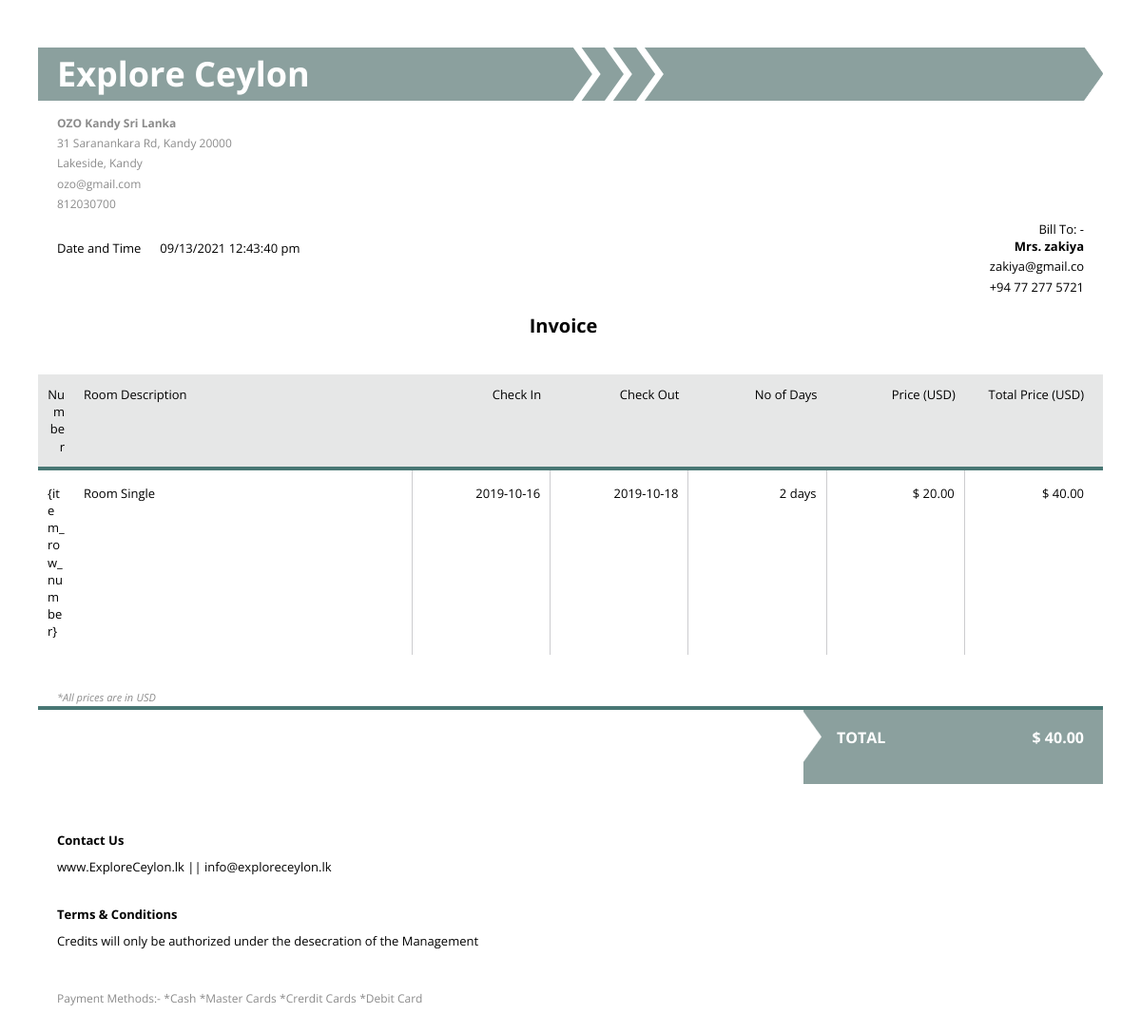
Screenshot of /invoice/template.php?reservation_id=2&hotel_id=1&room_id=1&user_id=5 with the database file from the repository.
### tables this page shows
CREATE TABLE `tbl_hotels` (
  `id` int(5) NOT NULL,
  `name` varchar(100) NOT NULL,
  `address` varchar(200) NOT NULL,
  `district_id` int(3) NOT NULL,
  `city` varchar(50) NOT NULL,
  `image` longblob NOT NULL,
  `description` text NOT NULL,
  `tel_no` int(12) NOT NULL,
  `lat` decimal(8,6) NOT NULL,
  `lan` decimal(9,6) NOT NULL,
  `type` varchar(50) NOT NULL,
  `status` varchar(20) NOT NULL,
  `date` date NOT NULL,
  `email` varchar(100) NOT NULL,
  `password` varchar(100) NOT NULL
);

CREATE TABLE `tbl_users` (
  `id` int(5) NOT NULL,
  `title` varchar(10) NOT NULL,
  `full_name` varchar(100) NOT NULL,
  `username` varchar(50) NOT NULL,
  `email` varchar(1000) NOT NULL,
  `password` varchar(50) NOT NULL,
  `gender` tinyint(4) DEFAULT NULL,
  `nationality` varchar(40) NOT NULL,
  `role` varchar(20) NOT NULL,
  `tel_no` char(15) NOT NULL,
  `date` date NOT NULL
);

CREATE TABLE `tbl_reservations` (
  `id` int(5) NOT NULL,
  `user_id` int(5) NOT NULL,
  `hotel_id` int(5) NOT NULL,
  `room_id` int(5) NOT NULL,
  `check_in` date NOT NULL,
  `check_out` date DEFAULT NULL,
  `no_of_guests` int(11) NOT NULL,
  `status` varchar(20) NOT NULL,
  `date` date NOT NULL
);

CREATE TABLE `tbl_rooms` (
  `id` int(5) NOT NULL,
  `hotel_id` int(5) NOT NULL,
  `room_id` varchar(20) NOT NULL,
  `type` varchar(100) NOT NULL,
  `image` longblob NOT NULL,
  `description` text NOT NULL,
  `available_rooms` int(4) NOT NULL,
  `price_perday` decimal(10,2) NOT NULL,
  `status` varchar(50) NOT NULL,
  `date` date NOT NULL
);

### invoice/template.php (the view, shortened to what this page needs)
<?php include "../includes/db.php"; ?>
<!DOCTYPE html>
<html lang="en">
  <head>
    <link rel="stylesheet" href="css/template.css">
  </head>
  <body>
    <div id="container">
      <section id="memo">
        <div class="company-name">
          <span>Explore Ceylon</span>
          <div class="right-arrow"></div>
        </div>
<?php
  if(isset($_GET['hotel_id']))
  {
    $get_hotel_id = $_GET['hotel_id'];
    $get_room_id = $_GET['room_id'];
    $get_user_id = $_GET['user_id'];
    $get_reservation_id = $_GET['reservation_id'];
  }
  $query_hotel = "SELECT * FROM tbl_hotels WHERE id ={$get_hotel_id} ORDER BY id DESC";
  $result_hotel = mysqli_query($conn, $query_hotel);
  while($row = mysqli_fetch_assoc($result_hotel))
  {
    $hotel_name = $row['name'];
    $hotel_address = $row['address'];
    $hotel_city = $row['city'];
    $hotel_tel = $row['tel_no'];
    $hotel_email = $row['email'];
}
  ?>
        <div class="company-info">
          <div>
            <span class="bold"><?php echo $hotel_name; ?></span>
          </div>
          <div>
            <span><?php echo $hotel_address; ?></span>
          </div>
          <div><?php echo $hotel_city; ?></div>
          <div><?php echo $hotel_email; ?></div>
          <div><?php echo $hotel_tel; ?></div>
        </div>
      </section>
      <section id="invoice-info">
        <div>
          <span>Date and Time</span>
        </div>
        <div>
          <span><?php echo $date = date('m/d/Y h:i:s a', time()); ?></span>
        </div>
      </section>
<?php
$query_user = "SELECT * FROM tbl_users WHERE id = {$get_user_id}";
$result_user = mysqli_query($conn, $query_user);
while($row = mysqli_fetch_array($result_user))
{
  $user_title         = $row['title'];
  $user_full_name     = $row['full_name'];
  $user_email         = $row['email'];
}
?>
      <section id="client-info">
        <span>Bill To: -</span>
        <div>
          <span class="bold"><?php echo $user_title. '. ' . $user_full_name; ?></span>
        </div>
        <div>
          <span><?php echo $user_email; ?></span>
        </div>
        <div>
          <span>+94 77 277 5721<span>
        </div>
      </section>
      <section id="invoice-title-number">
        <span id="title">Invoice</span>
      </section>
      <section id="items">
        <table cellpadding="0" cellspacing="0">
          <tr>
            <th>Number</th>
            <th>Room Description</th>
            <th>Check In</th>
            <th>Check Out</th>
            <th>No of Days</th>
            <th>Price (USD)</th>
            <th>Total Price (USD)</th>
          </tr>
<?php
  $query_reservations = "SELECT * FROM tbl_reservations WHERE id = {$get_reservation_id} ORDER BY id DESC";
  $result_reservations = mysqli_query($conn, $query_reservations);
  while($row = mysqli_fetch_assoc($result_reservations))
  {
    $check_in       = $row['check_in'];
    $check_out      = $row['check_out'];
    $status         = $row['status'];
    if($status == "CheckOut")
    {
    $no_of_days = ((strtotime($check_out) - strtotime($check_in))/(60*60*24));
      echo "<tr>";
        echo "<td>{item_row_number}</td>";
      $query_room = "SELECT * FROM tbl_rooms WHERE id = {$get_room_id}";
      $result_room = mysqli_query($conn, $query_room);
      while($row = mysqli_fetch_assoc($result_room))
      {
      $room_type          = $row['type'];
      $room_price_per_day = $row['price_perday'];
        echo "<td>Room {$room_type}</td>";
      }
        echo "<td>{$check_in}</td>";
        echo "<td>{$check_out}</td>";
        echo "<td>{$no_of_days} days</td>";
        echo "<td>$ {$room_price_per_day}</td>";
        $total = $no_of_days * $room_price_per_day;
        echo "<td>$ {$total}.00</td>";
      echo "</tr>";
    }
  }
?>
        </table>
      </section>
      <div class="currency">
        <span>*All prices are in</span> <span>USD</span>
      </div>
      <section id="sums">
        <table cellpadding="0" cellspacing="0">
          <tr class="amount-total">
            <th>TOTAL</th>
            <td>$ <?php echo $total; ?>.00</td>
          </tr>
        </table>
      </section>
      <section id="terms">
        <span>Contact Us</span>
        <div>www.ExploreCeylon.lk  ||  info@exploreceylon.lk</div>
        <span>Terms & Conditions</span>
        <div>Credits will only be authorized under the desecration of the Management</div>
      </section>
      <div class="payment-info">
        <div>Payment Methods:-</div>
        <div> *Cash </div>
        <div> *Master Cards </div>
        <div> *Crerdit Cards </div>
        <div> *Debit Card </div>
      </div>
    </div>
  </body>
</html>

### rows the page displays
tbl_hotels: name "OZO Kandy Sri Lanka", address "31 Saranankara Rd, Kandy 20000", city "Lakeside, Kandy", email "ozo@gmail.com", tel_no "812030700"
tbl_users: title "Mrs", full_name "zakiya", email "zakiya@gmail.co"
tbl_reservations: check_in "2019-10-16", check_out "2019-10-18", no_of_days "2", room.price_perday "20.00", total "40"
tbl_rooms: type "Single"
